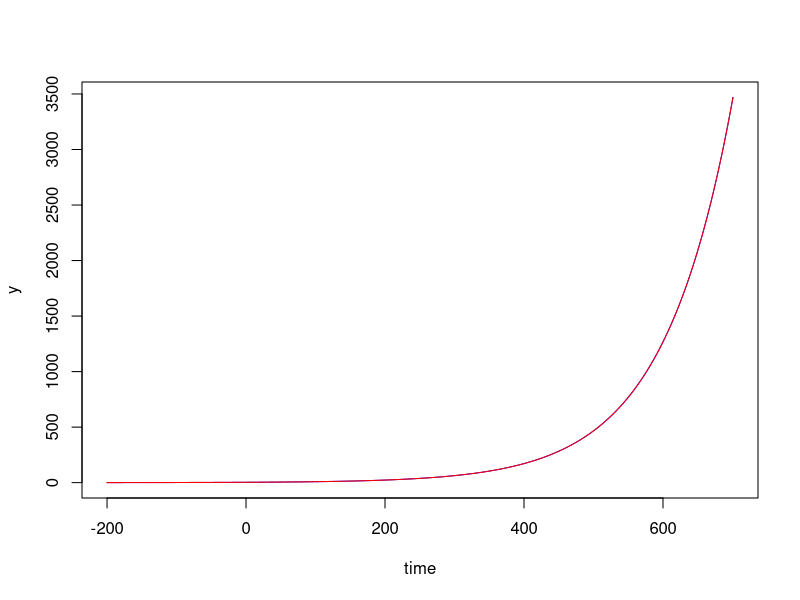
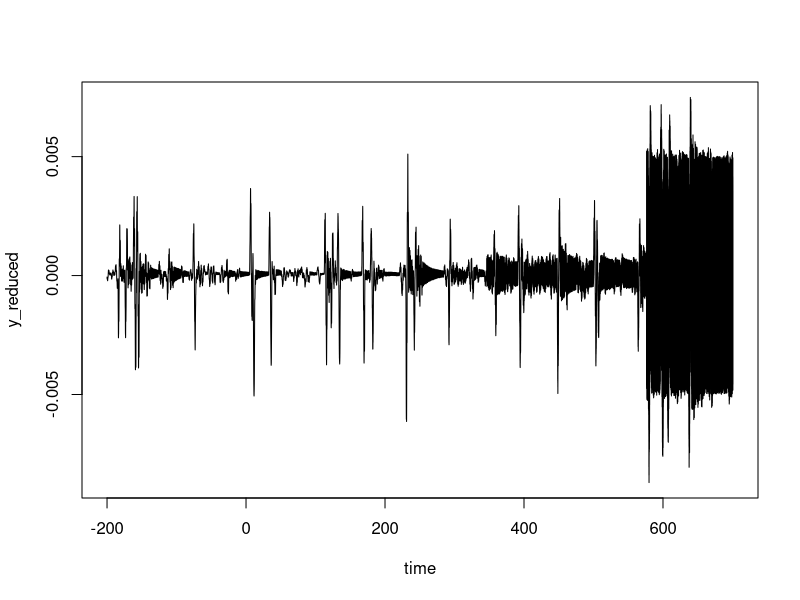

Generate these figures, in order, with R:
### EXPONENTIAL GROWTH STANDALONE ##########################################################
### Ro Neumann, 2015 ###########################################################

### INPUT: 1. Time series with first column = time, 2nd  = data
###        2. Initial value for alpha --> value the curve converges to, determined from plot by user!
### OUTPUT: 1. trendline as y-values
###         2. Reduced data as y-values
###         3. X_hat with coefficients alpha & beta


data=read.table("Exercise4_1.txt", sep=",") # Exponential growth

time = as.numeric(unlist(data[1]))
y = as.numeric(unlist(data[2]))

L = y
lengthX = length(time)

# Initial value for alpha --> y-axis offset; graphically determined for x=0
alpha = 3.124


# Initial value for beta --> rearranged functional model
hlp = log(y[1]/alpha)
beta = hlp/ time[1]

X_initial = c(alpha, beta)
X_0 = X_initial

maxInf = Inf
delta = 10^-6
iteration = 0


while (maxInf > delta){

  
  a1 = exp(beta*time)
  a2 = alpha * time * exp(beta*time)
  A= cbind(a1,a2)

    # Observations for reduction
  L_0 = alpha*exp(beta*time)
  
  # Reduced vector of observations
  l= L-L_0


  N=t(A)%*%A  
  n= t(A)%*%l
  Qxx=solve(N)
  x_hat = Qxx%*%n
  
  # Adjust unknowns
  X_hat = X_0 + x_hat
  
  # Update
  X_0 = X_hat
  alpha = X_hat [1]
  beta = X_hat [2]
  maxInf = max(abs(x_hat))
  iteration = iteration +1
  
}  

r = length(y) -length(X_initial)

v = (A%*%x_hat)-y

# Qxx = solve(N)
# vTPv = t(v) %*% v
# s_0_2 = vTPv/r
# s0 = s_0_2[1] # Due to numerical problem: is assigned as matrix, not scalar
# S_XX= s0 * Qxx
# sX = sqrt(diag(S_XX))

# Detrend data
trendline = alpha*exp(beta*time)
y_reduced = y-trendline


# PLOT Original data and trendline
plot(time,y,type="l",col="blue")
lines(time,trendline, col="red") 

# PLOT detrended data in new window
plot(time,y_reduced,type="l",col="black")

######################################################################
